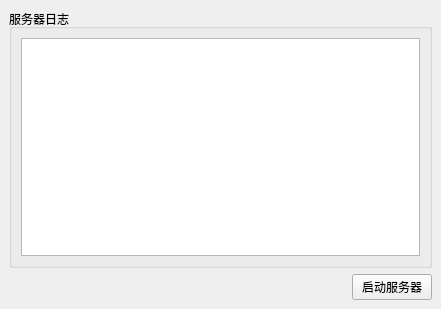
<?xml version="1.0" encoding="UTF-8"?>
<ui version="4.0">
 <class>MainWindow</class>
 <widget class="QMainWindow" name="MainWindow">
  <property name="geometry">
   <rect>
    <x>0</x>
    <y>0</y>
    <width>441</width>
    <height>309</height>
   </rect>
  </property>
  <property name="windowTitle">
   <string>服务器</string>
  </property>
  <widget class="QWidget" name="centralwidget">
   <layout class="QVBoxLayout" name="verticalLayout_2">
    <item>
     <widget class="QGroupBox" name="groupBox">
      <property name="title">
       <string>服务器日志</string>
      </property>
      <layout class="QVBoxLayout" name="verticalLayout">
       <item>
        <widget class="QPlainTextEdit" name="logEditor"/>
       </item>
      </layout>
     </widget>
    </item>
    <item>
     <layout class="QHBoxLayout" name="horizontalLayout">
      <item>
       <spacer name="horizontalSpacer">
        <property name="orientation">
         <enum>Qt::Orientation::Horizontal</enum>
        </property>
        <property name="sizeHint" stdset="0">
         <size>
          <width>40</width>
          <height>20</height>
         </size>
        </property>
       </spacer>
      </item>
      <item>
       <widget class="QPushButton" name="startStopButton">
        <property name="text">
         <string>启动服务器</string>
        </property>
       </widget>
      </item>
     </layout>
    </item>
   </layout>
  </widget>
 </widget>
 <resources/>
 <connections/>
</ui>
